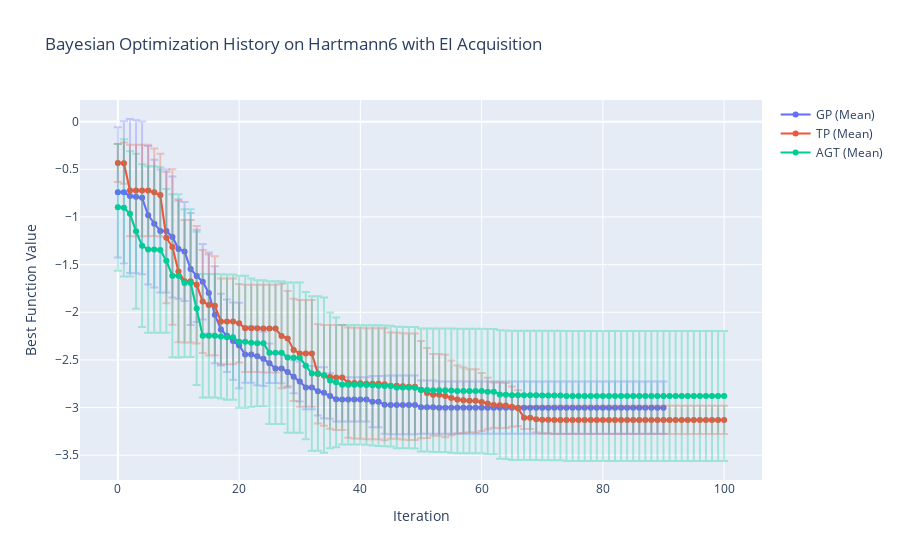

Here is the notebook cell this chart was saved with:
### Code cell
target = os.path.join(LOG_DIR, 'E2')
models = ['GP', 'TP', 'AGT']
objective = 'Hartmann6'
acquisition = 'EI'
keywards = [objective, acquisition]

result_df_dict = create_result_df_dict(target, models, keywards)

color_dict = {
    'GP': px.colors.qualitative.Plotly[0],
    'TP': px.colors.qualitative.Plotly[1],
    'AGT': px.colors.qualitative.Plotly[2],
}

fig = go.Figure()

for model_name, result_df in result_df_dict.items():
    add_history_plot_with_error_bars(fig, model_name, result_df)

# Customize the layout
fig.update_layout(
    title=f"Bayesian Optimization History on {objective} with {acquisition} Acquisition",
    xaxis_title="Iteration",
    yaxis_title="Best Function Value",
)

fig.show()
